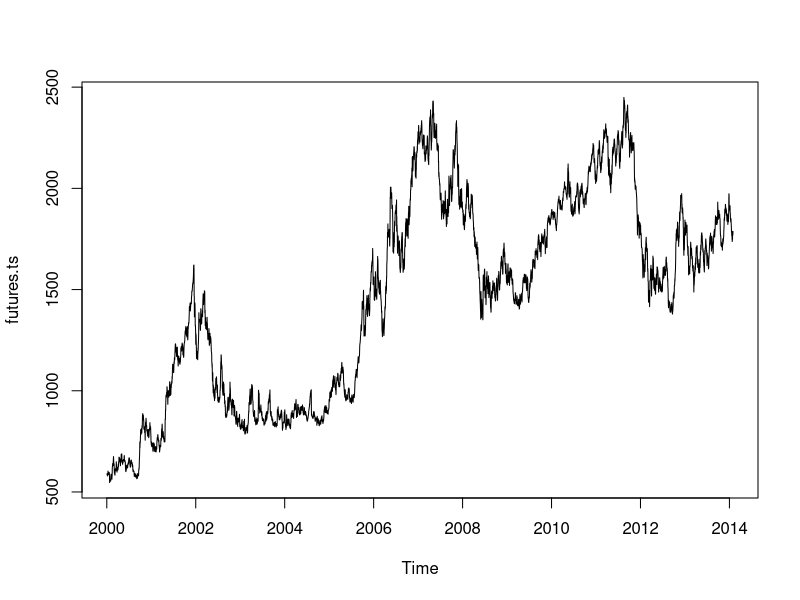
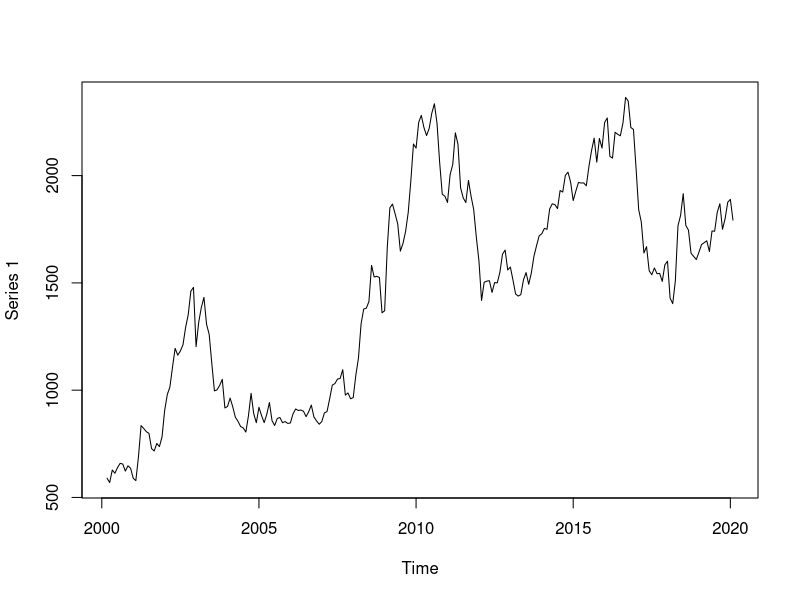
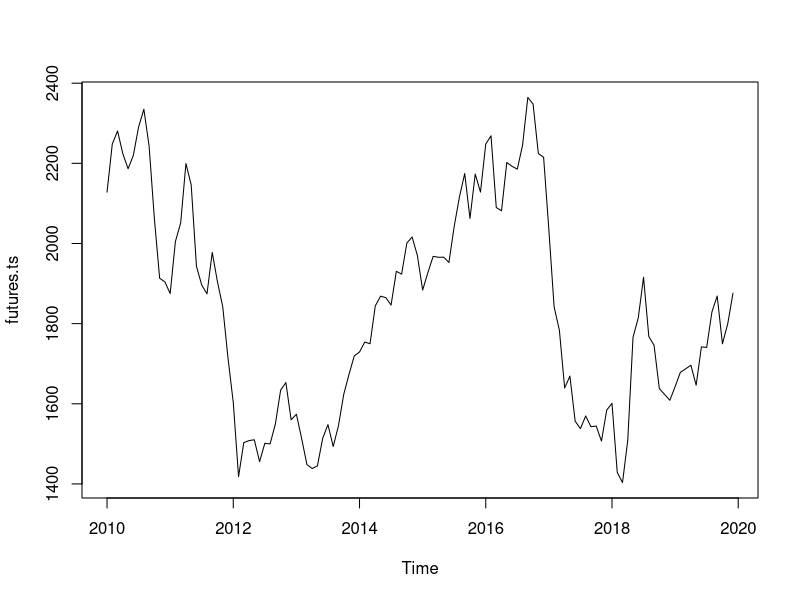
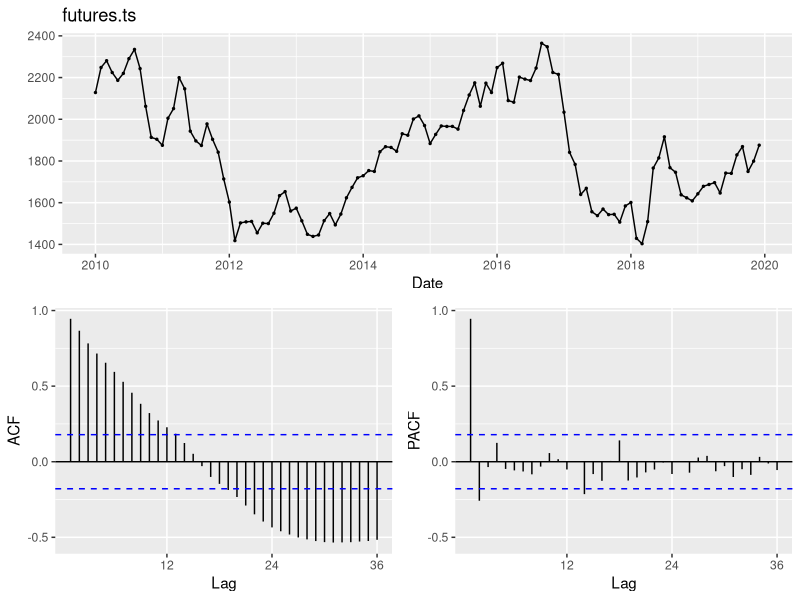
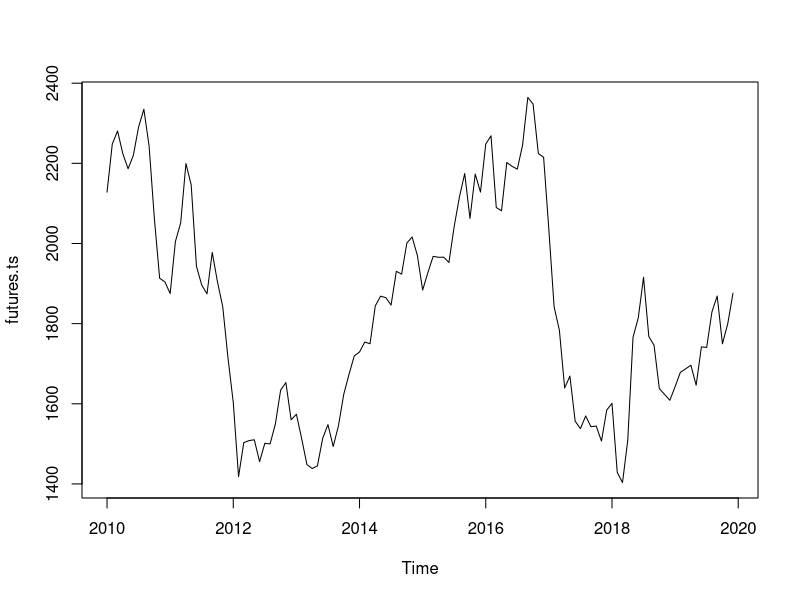
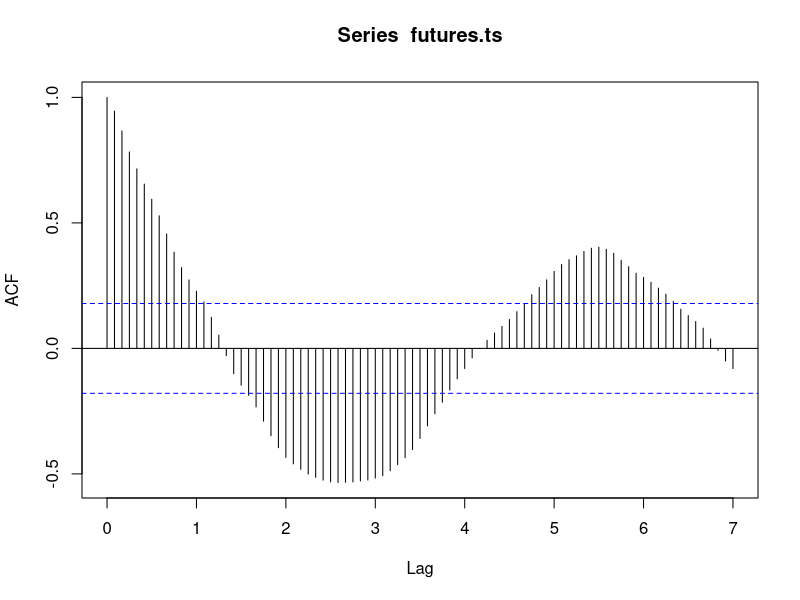
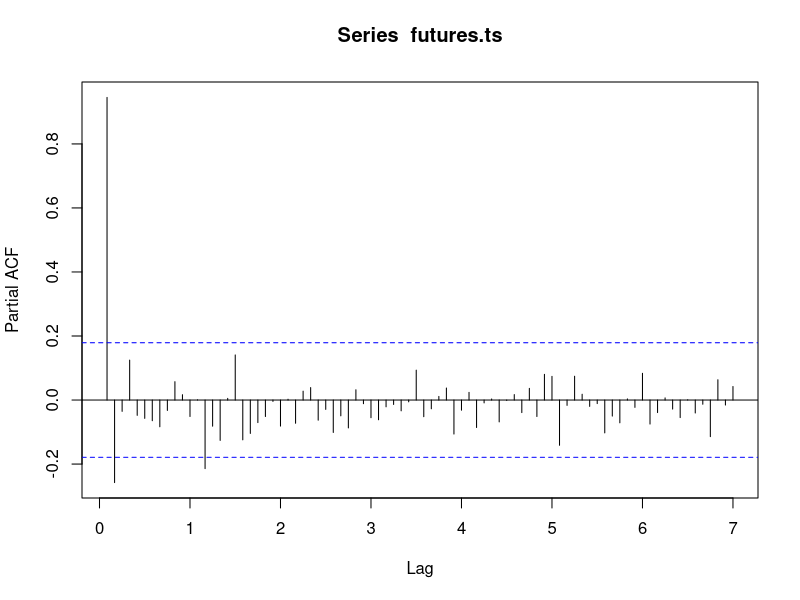
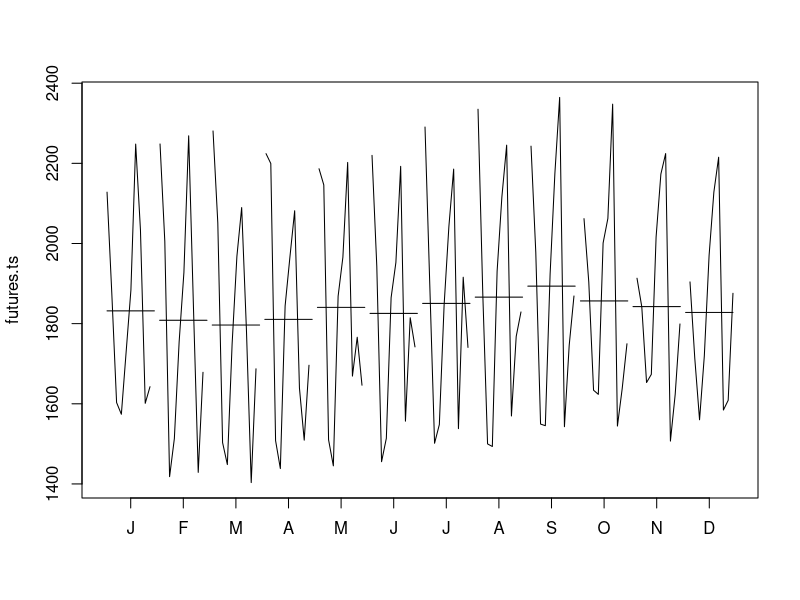

R code for these plots, in order: (Note: this script raises an error after producing the figures.)
#............................................................................#
#### Time Series Analysis                                                 ####
###  Project: Predicting Future Prices of Cocoa Beans                      ###
###                                                                        ###
###  Created by: Clifford Cele                                             ###
###........................................................................###

 
#..............................................................................#
####   Load Packages                                                        ####
#..............................................................................#

libraries = c('data.table', 'readxl', 'xts', 'forecast', 'CADFtest', 'tempdisagg', 
              'tidyverse', 'fGarch', 'ggpubr', 'vars', 'ggthemes')
sapply(libraries, require, character.only = T)




####~~~~~~~~~~~~~~~~~~~~~~~~~~~~~~~~~~~~~~~~~~~~~~~~~~~~~~~~####
#..............................................................................#
####   0. UPLOAD DATA                                                      ####
#..............................................................................#

# Cocoa Future Prices
Daily.Prices_NEW <- read.csv("../Data/Daily_Prices_NEW.csv")




#..............................................................................#
####   1. EXTRACT RELEVANT DATA                                             ####
#..............................................................................#

# Extract London GBP/tonne Futures Prices
GBP.tonne.futures <- data.frame(Daily.Prices_NEW$Date,
                                Daily.Prices_NEW$London.futures....sterling.tonne.)
# Rename GBP.tonne.futures variables
colnames(GBP.tonne.futures) = c('Date', 'Price')

# Turn date var into type date
GBP.tonne.futures$Date = as.Date(GBP.tonne.futures$Date, format = c("%d/%m/%Y"))

# Turn Price var into type double 
GBP.tonne.futures$Price = as.numeric(gsub(",", "", GBP.tonne.futures$Price))

# Order Data by Date
GBP.tonne.futures = GBP.tonne.futures[order(GBP.tonne.futures$Date),]

# Check variable format
str(GBP.tonne.futures)

# Check for missing data
which(is.na(GBP.tonne.futures))





#..............................................................................#
####   2. CREATE TS OBJECT                                                 ####
#..............................................................................#

# Create a daily Date object
inds <- seq(head(GBP.tonne.futures$Date, n = 1), 
            tail(GBP.tonne.futures$Date, n = 1), 
            by = "day")

substr(head(GBP.tonne.futures$Date, n = 1), 1, 4)

# USE # DAYS IN DATSET FOR FREQ
futures.ts = ts(GBP.tonne.futures$Price,     
                start = c(substr(head(GBP.tonne.futures$Date, n = 1), 1, 4), as.numeric(format(inds[1], "%j"))),
                frequency = 365)

plot.ts(futures.ts)




#..............................................................................#
####   3. CONVERT TO SAME TIME SCALE                                        ####
#..............................................................................#

# Want monthly data points for all variables (Deforestation & Future Prices)
# will take the monthly average
inds <- seq(head(GBP.tonne.futures$Date, n = 1), 
            tail(GBP.tonne.futures$Date, n = 1), 
            by = "day")

futures.ts = ts(apply.monthly(as.xts(GBP.tonne.futures$Price, GBP.tonne.futures$Date), mean),
                start = c(substr(head(GBP.tonne.futures$Date, n = 1), 1, 4), as.numeric(format(inds[1], "%j"))),
                frequency = 12)


# Plot monthly TS
plot.ts(futures.ts)




#..............................................................................#
####   4. TRIM TIME-HORIZON                 ####
#..............................................................................#

# Will only consider data from 2010 until the end of 2019
# Future Prices
temp.ts = as.xts(futures.ts)
temp.ts = temp.ts["2010-01-01/2019-12-31"]
futures.ts = ts(as.vector(temp.ts),
                start = c(substr(head(as.Date(time(temp.ts)), n = 1), 1, 4), substr(head(as.Date(time(temp.ts)), n = 1), 6, 7)),
                frequency = 12)
plot.ts(futures.ts)
futures.ts

  



####~~~~~~~~~~~~~~~~~~~~~~~~~~~~~~~~~~~~~~~~~~~~~~~~~~~~~~~~####
#..............................................................................#
####   5. DATA EXPLORATION                                            ####
#..............................................................................#
####~~~~~~~~~~~~~~~####


#~~~~~~~~~~~~~~~~~~~~~~~~~~~~~~~~~~~~~~~~~~~~~~~~~~~~~~~~~~~~~~#
#### 5.a Plot TS ####
#~~~~~~~~~~~~~~~~~~~~~~~~~~~~~~~~~~~~~~~~~~~~~~~~~~~~~~~~~~~~~~#
ggtsdisplay(x = futures.ts,
            xlab="Date",
            main="futures.ts")

plot.ts(futures.ts)
# We have a trend
# Variance issue
# Plots don't imply seasonality


# Correlograms
acf(futures.ts, lag=84, plot = T) # Lots of volatility
pacf(futures.ts, lag=84, plot = T) # lags = 1, 2, 14


# Seasonality Plot
monthplot(futures.ts)
ggseasonplot(futures.ts, year.labels=TRUE, year.labels.left=TRUE)
ggseasonplot(futures.ts, polar=TRUE)


# Look at smaller windows of data 
plot.ts(futures.ts[1:12])      # first year
plot.ts(futures.ts[13:24])     # Second year
plot.ts(futures.ts[25:36])     # third year
plot.ts(futures.ts[37:48])     # fourth year
plot.ts(futures.ts[49:60])     # fifth year
plot.ts(futures.ts[61:72])     # sixth year
plot.ts(futures.ts[73:84])     # seventh year
plot.ts(futures.ts[85:96])     # eighth year
plot.ts(futures.ts[97:108])     # ninth year
plot.ts(futures.ts[109:120])     # tenth year

# Cocoa beans are harvested twice a year in IC (Big H: Oct-Mar) and (Smaller H: May-Aug)
# It makes sense to see the future costs have two maximums a year near the end of the harvest seasons
# as the supply of recent collections will diminish.

# The political unrest in 2010-2011 and 2017 lead to either the pullout of many international banks (2011) or
# to many foreign investors holding off their investment (2017). Both caused the price of cocoa beans to drop

# 2011: https://cn.reuters.com/article/us-ivorycoast-socgen-idUSTRE71G09920110217
# 2017: https://fr.reuters.com/article/ozabs-uk-cocoa-ivorycoast-grinders-idAFKBN15F0K7



#~~~~~~~~~~~~~~~~~~~~~~~~~~~~~~~~~~~~~~~~~~~~~~~~~~~~~~~~~~~~~~#
#### 5.b Log of Futures                            ####
#~~~~~~~~~~~~~~~~~~~~~~~~~~~~~~~~~~~~~~~~~~~~~~~~~~~~~~~~~~~~~~#

log.futures.ts = log(futures.ts)
ggtsdisplay(x = log.futures.ts,
            xlab="Date",
            main="log.futures.ts")
plot.ts(log.futures.ts)

# Correlogram
acf(log.futures.ts, lag=84, plot = T)
pacf(log.futures.ts, lag=84, plot = T) # lags = 1, 2, 14


# Seasonality Plot
monthplot(log.futures.ts)
ggseasonplot(log.futures.ts, year.labels=TRUE, year.labels.left=TRUE)
ggseasonplot(log.futures.ts, polar=TRUE)



#~~~~~~~~~~~~~~~~~~~~~~~~~~~~~~~~~~~~~~~~~~~~~~~~~~~~~~~~~~~~~~#
#### 5.c 1st ADF Test WITH Trend                            ####
#~~~~~~~~~~~~~~~~~~~~~~~~~~~~~~~~~~~~~~~~~~~~~~~~~~~~~~~~~~~~~~#
max.lag = round(sqrt(length(log.futures.ts))) 
mytest = CADFtest(log.futures.ts, type = "trend", criterion = "BIC", max.lag.y = max.lag)
summary(mytest)

# H0: not stationary (stochastic trend)
# p-value = 0.713
# Fail to reject H0 i.e., TS not stationary & trend is stochastic, use differences



#~~~~~~~~~~~~~~~~~~~~~~~~~~~~~~~~~~~~~~~~~~~~~~~~~~~~~~~~~~~~~~#
#### 5.d Log-Diff TS Plot ####
#~~~~~~~~~~~~~~~~~~~~~~~~~~~~~~~~~~~~~~~~~~~~~~~~~~~~~~~~~~~~~~#

d.log.futures.ts = diff(log.futures.ts)
ggtsdisplay(x = d.log.futures.ts,
            xlab="Date",
            main="d.log.futures.ts")
plot.ts(d.log.futures.ts)
# mean = zero
# Variance cond. heterosced. (Check res^2)
# Looks more stationary

# Correlograms
acf(d.log.futures.ts, lag=84, plot = T)  # signif lag 1 & 18 (barely)
pacf(d.log.futures.ts, lag=84, plot = T) # signif lag 1 (barely)


# Seasonality Plot
monthplot(d.log.futures.ts)
ggseasonplot(d.log.futures.ts, year.labels=TRUE, year.labels.left=TRUE)
ggseasonplot(d.log.futures.ts, polar=TRUE)




#~~~~~~~~~~~~~~~~~~~~~~~~~~~~~~~~~~~~~~~~~~~~~~~~~~~~~~~~~~~~~~#
#### 5.e 2st ADF Test w/o Trend                             ####
#~~~~~~~~~~~~~~~~~~~~~~~~~~~~~~~~~~~~~~~~~~~~~~~~~~~~~~~~~~~~~~#

max.lag = round(sqrt(length(d.log.futures.ts))) 
mytest = CADFtest(d.log.futures.ts , type = "drift", criterion = "BIC", max.lag.y = max.lag)
summary(mytest)

# H0: not stationary
# p-value = 1.34e-11
# REJECT H0 i.e., diff(log(TS)) is stationary
# But var still cond. heterosced.



#~~~~~~~~~~~~~~~~~~~~~~~~~~~~~~~~~~~~~~~~~~~~~~~~~~~~~~~~~~~~~~#
#### 5.f Q-test for White Noise                            ####
#~~~~~~~~~~~~~~~~~~~~~~~~~~~~~~~~~~~~~~~~~~~~~~~~~~~~~~~~~~~~~~#

max.lag = round(sqrt(length(d.log.futures.ts))) 
Box.test(d.log.futures.ts, lag = max.lag, type = "Ljung-Box")

# H0: corrs are zero (i.e., white noise)
# p-value = 0.4733
# FAIL to reject H0 i.e., diff(log(TS)) is WHITE NOISE



#~~~~~~~~~~~~~~~~~~~~~~~~~~~~~~~~~~~~~~~~~~~~~~~~~~~~~~~~~~~~~~#
#### 5.g PPT Plots                            ####
#~~~~~~~~~~~~~~~~~~~~~~~~~~~~~~~~~~~~~~~~~~~~~~~~~~~~~~~~~~~~~~

# original futures.ts & transformed d.log.futures.ts
fp.plots=autoplot(cbind(futures.ts, d.log.futures.ts), facets=TRUE) + 
  theme_bw(base_size = 15) +
  scale_x_yearmon(n=5) +
  theme(plot.title = element_text(hjust = 0.5), panel.grid.major = element_blank(), panel.grid.minor = element_blank()) +
  xlab("Date") +
  ylab("GBP/tonne")  +
  ggtitle("Transformations of Future Prices")
fp.plots


# d.log.futures.ts ACF
dlog.acf = ggAcf(d.log.futures.ts, lag = 36) + ggtitle("ACF: Log-Diff TS") +
           theme_bw() +
           theme(plot.title = element_text(hjust = 0.5), panel.grid.major = element_blank(), panel.grid.minor = element_blank()) 
# d.log.futures.ts PACF
dlog.pacf = ggPacf(d.log.futures.ts, lag = 36) + ggtitle("PACF: Log-Diff TS") +
            theme_bw() +
            theme(plot.title = element_text(hjust = 0.5), panel.grid.major = element_blank(), panel.grid.minor = element_blank()) 
# d.log.futures.ts^2 ACF
dlog.acf2 = ggAcf(d.log.futures.ts^2, lag = 36) +  ggtitle("ACF: Log-Diff TS^2") +
            theme_bw() +
            theme(plot.title = element_text(hjust = 0.5), panel.grid.major = element_blank(), panel.grid.minor = element_blank()) 
# Combine all d.log.future.ts model spec plots
ggarrange(ggarrange(dlog.acf, dlog.pacf, dlog.acf2, ncol = 3), nrow = 1)  






####~~~~~~~~~~~~~~~~~~~~~~~~~~~~~~~~~~~~~~~~~~~~~~~~~~~~~~~~####
#..............................................................................#
####   6. MODEL SPECIFICATION & ESTIMATION                                                ####
#..............................................................................#
####~~~~~~~~~~~~~~~####

#~~~~~~~~~~~~~~~~~~~~~~~~~~~~~~~~~~~~~~~~~~~~~~~~~~~~~~~~~~~~~~#
#### 6.a Model building                             ####
#~~~~~~~~~~~~~~~~~~~~~~~~~~~~~~~~~~~~~~~~~~~~~~~~~~~~~~~~~~~~~~#

# ARIMA(1,1,0) Estimation
model.110 = arima(x = log.futures.ts, order = c(1,1,0))
summary(model.110)
# P-value for significance
(1-pnorm(abs(model.110$coef/sqrt(diag(model.110$var.coef)))))*2
# AR1 coef is significant


# ARIMA(0,1,0) Estimation
model.010 = arima(x = log.futures.ts, order = c(0,1,0))
summary(model.010)





#~~~~~~~~~~~~~~~~~~~~~~~~~~~~~~~~~~~~~~~~~~~~~~~~~~~~~~~~~~~~~~#
#### 6.b Residual Plots, Correlograms, & Q-test ####
#~~~~~~~~~~~~~~~~~~~~~~~~~~~~~~~~~~~~~~~~~~~~~~~~~~~~~~~~~~~~~~#
# Plot model.010
ggtsdisplay(x = model.110$residuals, xlab="Date", main="model.110$residuals") # still cond. heterosced.
# Correlogram
acf(model.110$residuals, lag= 12*9, xlab="Date", main="model.110$residuals") # lag = 3, 17
# Q-test
Box.test(model.110$residuals, lag = max.lag, type = "Ljung-Box") # p-val = 0.889 (WN)
# All WN, but var still cond. hetero.



# Plot model.010
ggtsdisplay(x = model.010$residuals, xlab="Date", main="model.010$residuals") # still cond. heterosced.
# Correlogram
acf(model.010$residuals, lag= 12*9, xlab="Date", main="model.010$residuals")$acf # lag = 1, 17
# Q-test
Box.test(model.010$residuals, lag = max.lag, type = "Ljung-Box") # p-val = 0.445 (WN)


#~~~~~~~~~~~~~~~~~~~~~~~~~~~~~~~~~~~~~~~~~~~~~~~~~~~~~~~~~~~~~~#
#### 6.c Residual^2 Plots, Correlograms, & Q-test ####
#~~~~~~~~~~~~~~~~~~~~~~~~~~~~~~~~~~~~~~~~~~~~~~~~~~~~~~~~~~~~~~#

# Plot model.010
ggtsdisplay(x = model.110$residuals^2, xlab="Date", main="model.110$residuals")
# Correlogram
acf(model.110$residuals^2, lag= 12*9, xlab="Date", main="model.110$residuals") # lag = 3, 7
# Q-test
Box.test(model.110$residuals^2, lag = max.lag, type = "Ljung-Box") # p-val = 0.031 (not WN)


# Plot model.010
ggtsdisplay(x = model.010$residuals^2, xlab="Date", main="model.010$residuals")
# Correlogram
acf(model.010$residuals^2, lag= 12*9, xlab="Date", main="model.010$residuals")$acf # lag = 3, 15, 75
# Q-test
Box.test(model.010$residuals^2, lag = max.lag, type = "Ljung-Box") # p-val = 0.083 (WN)



#~~~~~~~~~~~~~~~~~~~~~~~~~~~~~~~~~~~~~~~~~~~~~~~~~~~~~~~~~~~~~~#
#### 6.d GARCH Model Building ####
#~~~~~~~~~~~~~~~~~~~~~~~~~~~~~~~~~~~~~~~~~~~~~~~~~~~~~~~~~~~~~~#

# ARIMA(1,1,0) + GARCH(1,1)
model.110.garch = garchFit( ~ arma(1,0) + garch(1,1), data = d.log.futures.ts)
summary(model.110.garch)
#plot(model.110.garch) 
# std.Residuals are normal (JB & SW tests)
# std.Residuals are WN (LB Test), ACF looks OK
# std.Residuals^2 are NOT WN (LB Test) but ACF shows small signif lags at 5 & 7
# mu, omega, & alpha1 (past residual) not significant 
# beta is significant, past volatility influences current volatility
# Conditional SD shows volatility
# LM Arch Test (H0: no arch effects) pval=0.028 (still arch)

# ARIMA(0,1,0) + GARCH(1,1)
model.010.garch = garchFit( ~ garch(1,1), data = d.log.futures.ts, include.mean = F)
summary(model.010.garch)
#plot(model.010.garch) 
# std.Residuals are normal: JB test (pval = 0.27) & SW tests (pval = 0.061)
# std.Residuals are WN (LB Test), ACF looks OK (lag 1, 13, 17 close)
# std.Residuals^2 are NOT WN (LB Test) but ACF shows small signif lags at 7, 8, 9, 15, 16
# omega, & alpha1 (past residual) not significant 
# beta is significant, past volatility influences current volatility
# Conditional SD shows volatility
# LM Arch Test (H0: no arch effects) pval=0.04 (still arch)


# ARIMA(1,1,0) + GARCH(2,1)
model.110.garch.21 = garchFit( ~ arma(1,0) + garch(2,1), data = d.log.futures.ts)
summary(model.110.garch.21)
# Std.residuals^2 are WN
# alpha2 & beta1 significant
# LM ARCH Test pval=0.182 (no ARCH)


# ARIMA(0,1,0) + GARCH(2,1)
model.010.garch.21 = garchFit( ~ garch(2,1), data = d.log.futures.ts, include.mean = F)
summary(model.010.garch.21)
# Std.residuals^2 are WN
# alpha2 & beta1(pval=0.678) significant
# LM ARCH Test pval=0.32 (no ARCH)






####~~~~~~~~~~~~~~~~~~~~~~~~~~~~~~~~~~~~~~~~~~~~~~~~~~~~~~~~####
#..............................................................................#
####   7. MODEL FORECASTING                                       ####
#..............................................................................#
####~~~~~~~~~~~~~~~####

#~~~~~~~~~~~~~~~~~~~~~~~~~~~~~~~~~~~~~~~~~~~~~~~~~~~~~~~~~~~~~~#
#### 7.a In-Sample Errors ####
#~~~~~~~~~~~~~~~~~~~~~~~~~~~~~~~~~~~~~~~~~~~~~~~~~~~~~~~~~~~~~~#

# ARIMA(1,1,0) AIC/BIC in garchFit are scaled by size of TS
AIC(model.110)/length(log.futures.ts)
BIC(model.110)/length(log.futures.ts)

# ARIMA(0,1,0) AIC/BIC in garchFit are scaled by size of TS
AIC(model.010)/length(log.futures.ts)
BIC(model.010)/length(log.futures.ts)

# GARCH(1,1)
summary(model.110.garch)
summary(model.010.garch)

# GARCH(2,1)
summary(model.110.garch.21)
summary(model.010.garch.21)


#~~~~~~~~~~~~~~~~~~~~~~~~~~~~~~~~~~~~~~~~~~~~~~~~~~~~~~~~~~~~~~#
#### 7.b Function for Out-of-Sample Validation ####
#~~~~~~~~~~~~~~~~~~~~~~~~~~~~~~~~~~~~~~~~~~~~~~~~~~~~~~~~~~~~~~#

# A function to run the  out of sample cross-validation and obtain GOF stats
# data.y = dataset
# p = % of data.y for training set
# h = h-step forecast
# ARp.m = AR(p) value
# diff.I.m = order of integration
# MAq.m = MA(q) value
# G1.m & G2.m =  GARCH(GA1, GA2)
CV_OSS <- function(data.y, perc, h.step, ARp.m, diff.I.m, MAq.m, G1.m, G2.m){
  # Create the training set (S) and the test set (h)
  y <- data.y
  S <- round(perc*length(y))
  h <- h.step
  ARp <- ARp.m
  diff.I <- diff.I.m
  MAq <- MAq.m
  G1 <- G1.m
  G2 <- G2.m
  error.h <- c()
  
  
  for(i in S:(length(y)-h)){
      # Decide which model to use ARIMA, GARCH, ARMA+GARCH
      if((G1 == 0) && (G2 == 0)){
             mymodel.sub <- arima(y[1:i], order = c(ARp, diff.I, MAq))
      } else if((ARp == 0) && (MAq == 0)){
                mymodel.sub <- garchFit(substitute( ~ garch(pp, qq), list(pp = G1, qq = G2)), data = y[1:i], include.mean = F)
      } else {
                mymodel.sub <- garchFit(substitute( ~ arma(p, q) + garch(pp, qq), list(p = ARp, q = MAq, pp = G1, qq = G2)), data = y[1:i])
      }
      
      # Make the predict & calculate the error
      ifelse((G1 == 0) && (G2 == 0),
        predict.h <- predict(mymodel.sub, n.ahead = h)$pred[h],
        predict.h <- predict(mymodel.sub, n.ahead = h)$meanForecast[h])
      
      error.h <- c(error.h, y[i+h] - predict.h)
  }
  return(error.h)
}  #click tab on the left for full function

# Function that returns Root Mean Squared Error
rmse <- function(error){
  sqrt(mean(error^2, na.rm = T))
}

# Function that returns Mean Absolute Error
mae <- function(error){
  mean(abs(error), na.rm = T)
}




# ARIMA(1,1,0) FOR log.futures.ts
error.model.110 = list(CV_OSS(log.futures.ts, 0.60, 1, 1, 1, 0, 0, 0), # perc = .60 / 1-step
                       CV_OSS(log.futures.ts, 0.60, 2, 1, 1, 0, 0, 0), # perc = .60 / 3-step
                       CV_OSS(log.futures.ts, 0.60, 6, 1, 1, 0, 0, 0), # perc = .60 / 6-step
                       CV_OSS(log.futures.ts, 0.60, 12, 1, 1, 0, 0, 0), # perc = .60 / 12-step
                       CV_OSS(log.futures.ts, 0.80, 1, 1, 1, 0, 0, 0), # perc = .80 / 1-step
                       CV_OSS(log.futures.ts, 0.80, 3, 1, 1, 0, 0, 0), # perc = .80 / 3-step
                       CV_OSS(log.futures.ts, 0.80, 6, 1, 1, 0, 0, 0), # perc = .80 / 6-step
                       CV_OSS(log.futures.ts, 0.80, 12, 1, 1, 0, 0, 0)) # perc = .80 / 12-step
error.model.110 = data.frame(lapply(error.model.110, "length<-", max(lengths(error.model.110))))
colnames(error.model.110) = c("p60h1", "p60h3", "p60h6", "p60h12", "p80h1", "p80h3", "p80h6", "p80h12")


# ARIMA(0,1,0) FOR log.futures.ts
error.model.010 = list(CV_OSS(log.futures.ts, 0.60, 1, 0, 1, 0, 0, 0), # perc = .60 / 1-step
                       CV_OSS(log.futures.ts, 0.60, 2, 0, 1, 0, 0, 0), # perc = .60 / 3-step
                       CV_OSS(log.futures.ts, 0.60, 6, 0, 1, 0, 0, 0), # perc = .60 / 6-step
                       CV_OSS(log.futures.ts, 0.60, 12, 0, 1, 0, 0, 0), # perc = .60 / 12-step
                       CV_OSS(log.futures.ts, 0.80, 1, 0, 1, 0, 0, 0), # perc = .80 / 1-step
                       CV_OSS(log.futures.ts, 0.80, 3, 0, 1, 0, 0, 0), # perc = .80 / 3-step
                       CV_OSS(log.futures.ts, 0.80, 6, 0, 1, 0, 0, 0), # perc = .80 / 6-step
                       CV_OSS(log.futures.ts, 0.80, 12, 0, 1, 0, 0, 0)) # perc = .80 / 12-step
error.model.010 = data.frame(lapply(error.model.010, "length<-", max(lengths(error.model.010))))
colnames(error.model.010) = c("p60h1", "p60h3", "p60h6", "p60h12", "p80h1", "p80h3", "p80h6", "p80h12")


# ARIMA(1,0,0)+GARCH(1,1) FOR d.log.futures.ts
error.model.110.garch.11 = list(CV_OSS(d.log.futures.ts, 0.60, 1, 1, 0, 0, 1, 1), # perc = .60 / 1-step
                                CV_OSS(d.log.futures.ts, 0.60, 2, 1, 0, 0, 1, 1), # perc = .60 / 3-step
                                CV_OSS(d.log.futures.ts, 0.60, 6, 1, 0, 0, 1, 1), # perc = .60 / 6-step
                                CV_OSS(d.log.futures.ts, 0.60, 12, 1, 0, 0, 1, 1), # perc = .60 / 12-step
                                CV_OSS(d.log.futures.ts, 0.80, 1, 1, 0, 0, 1, 1), # perc = .80 / 1-step
                                CV_OSS(d.log.futures.ts, 0.80, 3, 1, 0, 0, 1, 1), # perc = .80 / 3-step
                                CV_OSS(d.log.futures.ts, 0.80, 6, 1, 0, 0, 1, 1), # perc = .80 / 6-step
                                CV_OSS(d.log.futures.ts, 0.80, 12, 1, 0, 0, 1, 1)) # perc = .80 / 12-step
error.model.110.garch.11 = data.frame(lapply(error.model.110.garch.11, "length<-", max(lengths(error.model.110.garch.11))))
colnames(error.model.110.garch.11) = c("p60h1", "p60h3", "p60h6", "p60h12", "p80h1", "p80h3", "p80h6", "p80h12")


# ARIMA(0,1,0)+GARCH(1,1) FOR d.log.futures.ts
error.model.010.garch.11 = list(CV_OSS(d.log.futures.ts, 0.60, 1, 0, 0, 0, 1, 1), # perc = .60 / 1-step
                                CV_OSS(d.log.futures.ts, 0.60, 2, 0, 0, 0, 1, 1), # perc = .60 / 3-step
                                CV_OSS(d.log.futures.ts, 0.60, 6, 0, 0, 0, 1, 1), # perc = .60 / 6-step
                                CV_OSS(d.log.futures.ts, 0.60, 12, 0, 0, 0, 1, 1), # perc = .60 / 12-step
                                CV_OSS(d.log.futures.ts, 0.80, 1, 0, 0, 0, 1, 1), # perc = .80 / 1-step
                                CV_OSS(d.log.futures.ts, 0.80, 3, 0, 0, 0, 1, 1), # perc = .80 / 3-step
                                CV_OSS(d.log.futures.ts, 0.80, 6, 0, 0, 0, 1, 1), # perc = .80 / 6-step
                                CV_OSS(d.log.futures.ts, 0.80, 12, 0, 0, 0, 1, 1)) # perc = .80 / 12-step
error.model.010.garch.11 = data.frame(lapply(error.model.010.garch.11, "length<-", max(lengths(error.model.010.garch.11))))
colnames(error.model.010.garch.11) = c("p60h1", "p60h3", "p60h6", "p60h12", "p80h1", "p80h3", "p80h6", "p80h12")


# ARIMA(1,0,0)+GARCH(2,1) FOR d.log.futures.ts
error.model.110.garch.21 = list(CV_OSS(d.log.futures.ts, 0.60, 1, 1, 0, 0, 2, 1), # perc = .60 / 1-step
                                CV_OSS(d.log.futures.ts, 0.60, 2, 1, 0, 0, 2, 1), # perc = .60 / 3-step
                                CV_OSS(d.log.futures.ts, 0.60, 6, 1, 0, 0, 2, 1), # perc = .60 / 6-step
                                CV_OSS(d.log.futures.ts, 0.60, 12, 1, 0, 0, 2, 1), # perc = .60 / 12-step
                                CV_OSS(d.log.futures.ts, 0.80, 1, 1, 0, 0, 2, 1), # perc = .80 / 1-step
                                CV_OSS(d.log.futures.ts, 0.80, 3, 1, 0, 0, 2, 1), # perc = .80 / 3-step
                                CV_OSS(d.log.futures.ts, 0.80, 6, 1, 0, 0, 2, 1), # perc = .80 / 6-step
                                CV_OSS(d.log.futures.ts, 0.80, 12, 1, 0, 0, 2, 1)) # perc = .80 / 12-step
error.model.110.garch.21 = data.frame(lapply(error.model.110.garch.21, "length<-", max(lengths(error.model.110.garch.21))))
colnames(error.model.110.garch.21) = c("p60h1", "p60h3", "p60h6", "p60h12", "p80h1", "p80h3", "p80h6", "p80h12")



# ARIMA(0,1,0)+GARCH(2,1) FOR d.log.futures.ts
error.model.010.garch.21 = list(CV_OSS(d.log.futures.ts, 0.60, 1, 0, 0, 0, 2, 1), # perc = .60 / 1-step
                                CV_OSS(d.log.futures.ts, 0.60, 2, 0, 0, 0, 2, 1), # perc = .60 / 3-step
                                CV_OSS(d.log.futures.ts, 0.60, 6, 0, 0, 0, 2, 1), # perc = .60 / 6-step
                                CV_OSS(d.log.futures.ts, 0.60, 12, 0, 0, 0, 2, 1), # perc = .60 / 12-step
                                CV_OSS(d.log.futures.ts, 0.80, 1, 0, 0, 0, 2, 1), # perc = .80 / 1-step
                                CV_OSS(d.log.futures.ts, 0.80, 3, 0, 0, 0, 2, 1), # perc = .80 / 3-step
                                CV_OSS(d.log.futures.ts, 0.80, 6, 0, 0, 0, 2, 1), # perc = .80 / 6-step
                                CV_OSS(d.log.futures.ts, 0.80, 12, 0, 0, 0, 2, 1)) # perc = .80 / 12-step
error.model.010.garch.21 = data.frame(lapply(error.model.010.garch.21, "length<-", max(lengths(error.model.010.garch.21))))
colnames(error.model.010.garch.21) = c("p60h1", "p60h3", "p60h6", "p60h12", "p80h1", "p80h3", "p80h6", "p80h12")





#~~~~~~~~~~~~~~~~~~~~~~~~~~~~~~~~~~~~~~~~~~~~~~~~~~~~~~~~~~~~~~#
#### 7.c  Out-of-Sample Measurements data frames ####
#~~~~~~~~~~~~~~~~~~~~~~~~~~~~~~~~~~~~~~~~~~~~~~~~~~~~~~~~~~~~~~#

# Training set = 60%(full TS)

error.p60 = c()
error.p60 = rbind(c(1, 1, rmse(error.model.110$p60h1), mae(error.model.110$p60h1)),
      c(1, 3, rmse(error.model.110$p60h3), mae(error.model.110$p60h3)),
      c(1, 6, rmse(error.model.110$p60h6), mae(error.model.110$p60h6)),
      c(1, 12, rmse(error.model.110$p60h12), mae(error.model.110$p60h12)),
      
      c(2, 1, rmse(error.model.010$p60h1), mae(error.model.010$p60h1)),
      c(2, 3, rmse(error.model.010$p60h3), mae(error.model.010$p60h3)),
      c(2, 6, rmse(error.model.010$p60h6), mae(error.model.010$p60h6)),
      c(2, 12, rmse(error.model.010$p60h12), mae(error.model.010$p60h12)),

      c(3, 1, rmse(error.model.110.garch.11$p60h1), mae(error.model.110.garch.11$p60h1)),
      c(3, 3, rmse(error.model.110.garch.11$p60h3), mae(error.model.110.garch.11$p60h3)),
      c(3, 6, rmse(error.model.110.garch.11$p60h6), mae(error.model.110.garch.11$p60h6)),
      c(3, 12, rmse(error.model.110.garch.11$p60h12), mae(error.model.110.garch.11$p60h12)),

      c(4, 1, rmse(error.model.010.garch.11$p60h1), mae(error.model.010.garch.11$p60h1)),
      c(4, 3, rmse(error.model.010.garch.11$p60h3), mae(error.model.010.garch.11$p60h3)),
      c(4, 6, rmse(error.model.010.garch.11$p60h6), mae(error.model.010.garch.11$p60h6)),
      c(4, 12, rmse(error.model.010.garch.11$p60h12), mae(error.model.010.garch.11$p60h12)),

      c(5, 1, rmse(error.model.110.garch.21$p60h1), mae(error.model.110.garch.21$p60h1)),
      c(5, 3, rmse(error.model.110.garch.21$p60h3), mae(error.model.110.garch.21$p60h3)),
      c(5, 6, rmse(error.model.110.garch.21$p60h6), mae(error.model.110.garch.21$p60h6)),
      c(5, 12, rmse(error.model.110.garch.21$p60h12), mae(error.model.110.garch.21$p60h12)),

      c(6, 1, rmse(error.model.010.garch.21$p60h1), mae(error.model.010.garch.21$p60h1)),
      c(6, 3, rmse(error.model.010.garch.21$p60h3), mae(error.model.010.garch.21$p60h3)),
      c(6, 6, rmse(error.model.010.garch.21$p60h6), mae(error.model.010.garch.21$p60h6)),
      c(6, 12, rmse(error.model.010.garch.21$p60h12), mae(error.model.010.garch.21$p60h12)))
error.p60 = data.frame(error.p60)
colnames(error.p60) = c("Model", "hStep", "RMSE", "MAE")
error.p60$Model = as.factor(error.p60$Model)
error.p60$hStep = as.factor(error.p60$hStep)


#~~~~~~~~~~~~~~~~~~~~~~~~~~~~~~~~~~~~~~~~~~~~~~~~~~~~~~~~~~~~~~#

# Training set = 80%(full TS)

error.p80 = c()
error.p80 = rbind(c(1, 1, rmse(error.model.110$p80h1), mae(error.model.110$p80h1)),
                  c(1, 3, rmse(error.model.110$p80h3), mae(error.model.110$p80h3)),
                  c(1, 6, rmse(error.model.110$p80h6), mae(error.model.110$p80h6)),
                  c(1, 12, rmse(error.model.110$p80h12), mae(error.model.110$p80h12)),
                  
                  c(2, 1, rmse(error.model.010$p80h1), mae(error.model.010$p80h1)),
                  c(2, 3, rmse(error.model.010$p80h3), mae(error.model.010$p80h3)),
                  c(2, 6, rmse(error.model.010$p80h6), mae(error.model.010$p80h6)),
                  c(2, 12, rmse(error.model.010$p80h12), mae(error.model.010$p80h12)),
                  
                  c(3, 1, rmse(error.model.110.garch.11$p80h1), mae(error.model.110.garch.11$p80h1)),
                  c(3, 3, rmse(error.model.110.garch.11$p80h3), mae(error.model.110.garch.11$p80h3)),
                  c(3, 6, rmse(error.model.110.garch.11$p80h6), mae(error.model.110.garch.11$p80h6)),
                  c(3, 12, rmse(error.model.110.garch.11$p80h12), mae(error.model.110.garch.11$p80h12)),
                  
                  c(4, 1, rmse(error.model.010.garch.11$p80h1), mae(error.model.010.garch.11$p80h1)),
                  c(4, 3, rmse(error.model.010.garch.11$p80h3), mae(error.model.010.garch.11$p80h3)),
                  c(4, 6, rmse(error.model.010.garch.11$p80h6), mae(error.model.010.garch.11$p80h6)),
                  c(4, 12, rmse(error.model.010.garch.11$p80h12), mae(error.model.010.garch.11$p80h12)),
                  
                  c(5, 1, rmse(error.model.110.garch.21$p80h1), mae(error.model.110.garch.21$p80h1)),
                  c(5, 3, rmse(error.model.110.garch.21$p80h3), mae(error.model.110.garch.21$p80h3)),
                  c(5, 6, rmse(error.model.110.garch.21$p80h6), mae(error.model.110.garch.21$p80h6)),
                  c(5, 12, rmse(error.model.110.garch.21$p80h12), mae(error.model.110.garch.21$p80h12)),
                  
                  c(6, 1, rmse(error.model.010.garch.21$p80h1), mae(error.model.010.garch.21$p80h1)),
                  c(6, 3, rmse(error.model.010.garch.21$p80h3), mae(error.model.010.garch.21$p80h3)),
                  c(6, 6, rmse(error.model.010.garch.21$p80h6), mae(error.model.010.garch.21$p80h6)),
                  c(6, 12, rmse(error.model.010.garch.21$p80h12), mae(error.model.010.garch.21$p80h12)))
error.p80 = data.frame(error.p80)
colnames(error.p80) = c("Model", "hStep", "RMSE", "MAE")
error.p80$Model = as.factor(error.p80$Model)
error.p80$hStep = as.factor(error.p80$hStep)



#~~~~~~~~~~~~~~~~~~~~~~~~~~~~~~~~~~~~~~~~~~~~~~~~~~~~~~~~~~~~~~#
#### 7.d Smallest RMSE & MAE Models ####
#~~~~~~~~~~~~~~~~~~~~~~~~~~~~~~~~~~~~~~~~~~~~~~~~~~~~~~~~~~~~~~#

# For each model, which S & h provides the smallest RMSE    
error.p60 %>% 
  group_by(Model) %>% 
  slice(which.min(RMSE))

error.p80 %>% 
  group_by(Model) %>% 
  slice(which.min(RMSE))

# For each model, which S & h provides the smallest MAE    
error.p60 %>% 
  group_by(Model) %>% 
  slice(which.min(MAE))

error.p80 %>% 
  group_by(Model) %>% 
  slice(which.min(MAE))


# Determine which models have the lowest values
which(error.p60$RMSE == min(error.p60$RMSE)) 
# RMSE=0.05072842, model=ARIMA(1,1,0), Train=60%, hStep=1
which(error.p60$MAE == min(error.p60$MAE))   
# MAE =0.03767914, model=ARIMA(1,1,0)+GARCH(2,1), Train=60%, hStep=1

which(error.p80$RMSE == min(error.p80$RMSE)) 
# RMSE=0.03385167, model=ARIMA(0,1,0)+GARCH(1,1), Train=80%, hStep=12
# RMSE=0.03385167, model=ARIMA(0,1,0)+GARCH(2,1), Train=80%, hStep=12
which(error.p80$MAE == min(error.p80$MAE))   
# MAE =0.02735079, model=ARIMA(0,1,0)+GARCH(1,1), Train=80%, hStep=12
# MAE =0.02735079, model=ARIMA(0,1,0)+GARCH(2,1), Train=80%, hStep=12




#~~~~~~~~~~~~~~~~~~~~~~~~~~~~~~~~~~~~~~~~~~~~~~~~~~~~~~~~~~~~~~#
#### 7.e  Plot of selected model vs Data ####
#~~~~~~~~~~~~~~~~~~~~~~~~~~~~~~~~~~~~~~~~~~~~~~~~~~~~~~~~~~~~~~#
plot(model.010.garch.21)
# numbers 3 (cond. SD) & 11 (acf std. residuals)

testModel=garchFit( ~ garch(2,1), data = d.log.futures.ts, include.mean = F, cond.dist = "QMLE")
summary(testModel)

Testpred = predict(model.010.garch.21, n.ahead = 50)
ts.plot(log.futures.ts, Testpred$pred, lty = c(1,3), col=c(5,2))
Testpred$pred
